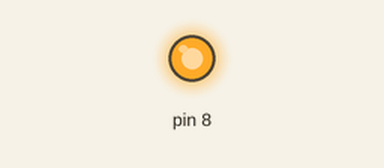
This sketch was run on a simulated Arduino Uno, built with avr-gcc and run on an emulated ATmega328P. Parts: output pins drawn as LEDs (lit = HIGH).

Above: at 0.2 s.
At 5.5 s:
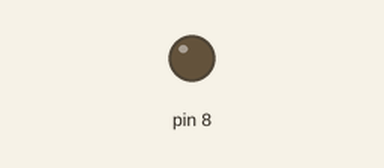
Timing chart, 0 to 6.9 s (numbered marks = the images above):
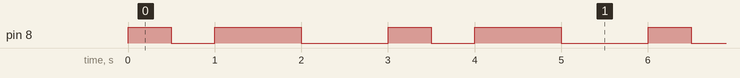

Measured:
- by itself, pin 8: repeats every 3.0 s: LOW 0.50 s, HIGH 1.0 s, LOW 1.0 s, HIGH 0.50 s
- by itself, everything shown: repeats every 3.0 s, in 4 steps

The sketch:

Led_deneme.ino
```cpp
void setup() {
pinMode(8,OUTPUT);

}

void loop() {
digitalWrite(8,HIGH);
delay(500);
digitalWrite(8,LOW);
delay(500);
digitalWrite(8,HIGH);
delay(1000);
digitalWrite(8,LOW);
delay(1000);
}
```
